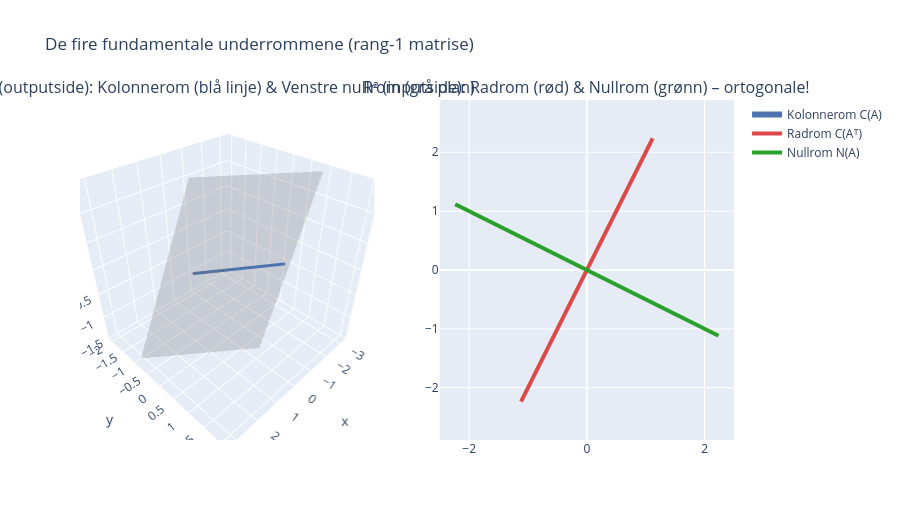

Notebook cell for this chart:
### Markdown cell above
---
## 4. De fire fundamentale underrommene

Dette er kanskje den mest elegante strukturen i lineær algebra. Enhver $m \times n$-matrise $A$ definerer *fire underrom* – to i $\mathbb{R}^n$ (inputsiden) og to i $\mathbb{R}^m$ (outputsiden).

### Oversikt

| Rom | Symbol | Definisjon | Dimensjon | Hvor |
|-----|--------|-----------|-----------|------|
| Kolonnerom | $C(A)$ | Alle $A\mathbf{x}$ | $r$ | $\mathbb{R}^m$ |
| Nullrom | $N(A)$ | Alle $\mathbf{x}$: $A\mathbf{x}=\mathbf{0}$ | $n-r$ | $\mathbb{R}^n$ |
| Radrom | $C(A^T)$ | Alle $A^T\mathbf{y}$ | $r$ | $\mathbb{R}^n$ |
| Venstre nullrom | $N(A^T)$ | Alle $\mathbf{y}$: $A^T\mathbf{y}=\mathbf{0}$ | $m-r$ | $\mathbb{R}^m$ |

### Den store symmetrien

De fire rommene splitter seg i to ortogonakomplementpar:

$$C(A^T) \perp N(A) \quad \text{i } \mathbb{R}^n$$
$$C(A) \perp N(A^T) \quad \text{i } \mathbb{R}^m$$

Dette betyr at inputsiden $\mathbb{R}^n$ er delt inn i to ortogonale rom:
- **Radrommmet** $C(A^T)$: vektorer som "overlever" gjennom $A$ – de bidrar til output
- **Nullrommet** $N(A)$: vektorer som "drukner" – $A$ sender dem til $\mathbf{0}$

Tilsvarende deles outputsiden $\mathbb{R}^m$:
- **Kolonnerommet** $C(A)$: vektorer $A$ *kan* treffe
- **Venstre nullrommet** $N(A^T)$: vektorer $A$ *aldri* kan treffe

### Geometrisk bilde

Tenk på $A$ som en maskin: input-rommet $\mathbb{R}^n$ er delt i to ortogonale biter. Nullrommet slettes. Radrommmet bevares og mappes *injektivt* over til kolonnerommet. Venstre nullrommet er "blinde flekken" – ingen input når dit.

```
        R^n                      R^m
  ┌─────────────┐          ┌─────────────┐
  │  Radrom     │ ─── A ──▶│ Kolonnerom  │
  │  C(A^T)     │          │  C(A)       │
  ├─────────────┤          ├─────────────┤
  │  Nullrom    │ ─── A ──▶│ {0}         │
  │  N(A)       │          │ (venstre    │
  └─────────────┘          │  nullrom)   │
                           └─────────────┘
```

### Code cell
# VISUALISERING: De fire fundamentale underrommene for en 3x2-matrise
# A er 3x2 med rang 1: kolonner er parallelle
# Kolonnerom: 1D (linje i R^3), Nullrom: 1D (linje i R^2)
# Her bruker vi en 3x2 matrise med rang 1 for å se alt tydelig

A = np.array([[1, 2], [2, 4], [1, 2]], dtype=float)  # rang 1
# Kolonnerom: span av (1,2,1) i R^3
# Nullrom: span av (2,-1) i R^2 (siden 2*a1 - 1*a2 = 0... nei, a2 = 2*a1)
# Nullrom: løsning til x1 + 2*x2 = 0 → x = t*(-2, 1)

fig = make_subplots(
    rows=1, cols=2,
    specs=[[{'type': 'scene'}, {'type': 'xy'}]],
    subplot_titles=(
        'R³ (outputside): Kolonnerom (blå linje) & Venstre nullrom (grå plan)',
        'R² (inputside): Radrom (rød) & Nullrom (grønn) – ortogonale!'
    )
)

t = np.linspace(-2.5, 2.5, 60)

# Kolonnerom: linje langs (1,2,1)
col_dir = np.array([1, 2, 1]) / np.linalg.norm([1, 2, 1])
fig.add_trace(go.Scatter3d(
    x=t*col_dir[0], y=t*col_dir[1], z=t*col_dir[2],
    mode='lines', line=dict(color='#4C72B0', width=6),
    name='Kolonnerom C(A)'
), row=1, col=1)

# Venstre nullrom: ortogonalt komplement til kolonnerommet i R^3
# Alle v slik at (1,2,1)·v = 0 → et plan
s_vals = np.linspace(-2, 2, 10)
u_vals = np.linspace(-2, 2, 10)
SV, UV = np.meshgrid(s_vals, u_vals)
# Grunnvektorer i planet: (2,-1,0) og (1,0,-1)
b1 = np.array([2, -1, 0]) / np.linalg.norm([2, -1, 0])
b2 = np.array([1, 0, -1]) / np.linalg.norm([1, 0, -1])
PX = SV * b1[0] + UV * b2[0]
PY = SV * b1[1] + UV * b2[1]
PZ = SV * b1[2] + UV * b2[2]
fig.add_trace(go.Surface(
    x=PX, y=PY, z=PZ,
    opacity=0.25,
    colorscale=[[0, '#888888'], [1, '#888888']],
    showscale=False,
    name='Venstre nullrom N(Aᵀ)'
), row=1, col=1)

# Inputside (R²): Radrom og Nullrom
# Radrom: span av (1,2) (første rad)
# Nullrom: span av (-2,1) – orthogonal til (1,2)
t2 = np.linspace(-2.5, 2.5, 60)
radrom_dir = np.array([1, 2]) / np.linalg.norm([1, 2])
nullrom_dir = np.array([-2, 1]) / np.linalg.norm([-2, 1])

fig.add_trace(go.Scatter(
    x=t2*radrom_dir[0], y=t2*radrom_dir[1],
    mode='lines', line=dict(color='#DD4949', width=4),
    name='Radrom C(Aᵀ)'
), row=1, col=2)

fig.add_trace(go.Scatter(
    x=t2*nullrom_dir[0], y=t2*nullrom_dir[1],
    mode='lines', line=dict(color='#2CA02C', width=4),
    name='Nullrom N(A)'
), row=1, col=2)

fig.update_layout(
    height=520,
    title='De fire fundamentale underrommene (rang-1 matrise)',
    scene=dict(
        xaxis_title='x', yaxis_title='y', zaxis_title='z',
        aspectmode='cube'
    )
)
fig.update_xaxes(range=[-2.5, 2.5], zeroline=True, row=1, col=2)
fig.update_yaxes(range=[-2.5, 2.5], zeroline=True, scaleanchor='x', scaleratio=1, row=1, col=2)
fig.show()

### Figure 1 — Plotly figure (JSON) as saved in the notebook; plotly's stock layout.template omitted (floating-point values rounded to 4 significant figures)
{"data": [{"line": {"color": "#4C72B0", "width": 6}, "mode": "lines", "name": "Kolonnerom C(A)", "x": [-1.021, -0.986, -0.9514, -0.9168, -0.8822, -0.8476, -0.813, -0.7784, -0.7438, -0.7092, -0.6746, -0.6401, -0.6055, -0.5709, -0.5363, -0.5017, -0.4671, -0.4325, -0.3979, -0.3633, -0.3287, -0.2941, -0.2595, -0.2249, -0.1903, -0.1557, -0.1211, -0.08649, -0.0519, -0.0173, 0.0173, 0.0519, 0.08649, 0.1211, 0.1557, 0.1903, 0.2249, 0.2595, 0.2941, 0.3287, 0.3633, 0.3979, 0.4325, 0.4671, 0.5017, 0.5363, 0.5709, 0.6055, 0.6401, 0.6746, 0.7092, 0.7438, 0.7784, 0.813, 0.8476, 0.8822, 0.9168, 0.9514, 0.986, 1.021], "y": [-2.041, -1.972, -1.903, -1.834, -1.764, -1.695, -1.626, -1.557, -1.488, -1.418, -1.349, -1.28, -1.211, -1.142, -1.073, -1.003, -0.9341, -0.8649, -0.7957, -0.7265, -0.6573, -0.5882, -0.519, -0.4498, -0.3806, -0.3114, -0.2422, -0.173, -0.1038, -0.0346, 0.0346, 0.1038, 0.173, 0.2422, 0.3114, 0.3806, 0.4498, 0.519, 0.5882, 0.6573, 0.7265, 0.7957, 0.8649, 0.9341, 1.003, 1.073, 1.142, 1.211, 1.28, 1.349, 1.418, 1.488, 1.557, 1.626, 1.695, 1.764, 1.834, 1.903, 1.972, 2.041], "z": [-1.021, -0.986, -0.9514, -0.9168, -0.8822, -0.8476, -0.813, -0.7784, -0.7438, -0.7092, -0.6746, -0.6401, -0.6055, -0.5709, -0.5363, -0.5017, -0.4671, -0.4325, -0.3979, -0.3633, -0.3287, -0.2941, -0.2595, -0.2249, -0.1903, -0.1557, -0.1211, -0.08649, -0.0519, -0.0173, 0.0173, 0.0519, 0.08649, 0.1211, 0.1557, 0.1903, 0.2249, 0.2595, 0.2941, 0.3287, 0.3633, 0.3979, 0.4325, 0.4671, 0.5017, 0.5363, 0.5709, 0.6055, 0.6401, 0.6746, 0.7092, 0.7438, 0.7784, 0.813, 0.8476, 0.8822, 0.9168, 0.9514, 0.986, 1.021], "type": "scatter3d", "scene": "scene"}, {"colorscale": [[0, "#888888"], [1, "#888888"]], "name": "Venstre nullrom N(Aᵀ)", "opacity": 0.25, "showscale": false, "x": [[-3.203, -2.806, -2.408, -2.01, -1.613, -1.215, -0.8179, -0.4204, -0.02288, 0.3746], [-2.889, -2.491, -2.094, -1.696, -1.299, -0.9012, -0.5037, -0.1061, 0.2914, 0.6889], [-2.575, -2.177, -1.779, -1.382, -0.9844, -0.5869, -0.1894, 0.2081, 0.6057, 1.003], [-2.26, -1.863, -1.465, -1.068, -0.6702, -0.2726, 0.1249, 0.5224, 0.9199, 1.317], [-1.946, -1.548, -1.151, -0.7534, -0.3559, 0.04163, 0.4391, 0.8367, 1.234, 1.632], [-1.632, -1.234, -0.8367, -0.4391, -0.04163, 0.3559, 0.7534, 1.151, 1.548, 1.946], [-1.317, -0.9199, -0.5224, -0.1249, 0.2726, 0.6702, 1.068, 1.465, 1.863, 2.26], [-1.003, -0.6057, -0.2081, 0.1894, 0.5869, 0.9844, 1.382, 1.779, 2.177, 2.575], [-0.6889, -0.2914, 0.1061, 0.5037, 0.9012, 1.299, 1.696, 2.094, 2.491, 2.889], [-0.3746, 0.02288, 0.4204, 0.8179, 1.215, 1.613, 2.01, 2.408, 2.806, 3.203]], "y": [[0.8944, 0.6957, 0.4969, 0.2981, 0.09938, -0.09938, -0.2981, -0.4969, -0.6957, -0.8944], [0.8944, 0.6957, 0.4969, 0.2981, 0.09938, -0.09938, -0.2981, -0.4969, -0.6957, -0.8944], [0.8944, 0.6957, 0.4969, 0.2981, 0.09938, -0.09938, -0.2981, -0.4969, -0.6957, -0.8944], [0.8944, 0.6957, 0.4969, 0.2981, 0.09938, -0.09938, -0.2981, -0.4969, -0.6957, -0.8944], [0.8944, 0.6957, 0.4969, 0.2981, 0.09938, -0.09938, -0.2981, -0.4969, -0.6957, -0.8944], [0.8944, 0.6957, 0.4969, 0.2981, 0.09938, -0.09938, -0.2981, -0.4969, -0.6957, -0.8944], [0.8944, 0.6957, 0.4969, 0.2981, 0.09938, -0.09938, -0.2981, -0.4969, -0.6957, -0.8944], [0.8944, 0.6957, 0.4969, 0.2981, 0.09938, -0.09938, -0.2981, -0.4969, -0.6957, -0.8944], [0.8944, 0.6957, 0.4969, 0.2981, 0.09938, -0.09938, -0.2981, -0.4969, -0.6957, -0.8944], [0.8944, 0.6957, 0.4969, 0.2981, 0.09938, -0.09938, -0.2981, -0.4969, -0.6957, -0.8944]], "z": [[1.414, 1.414, 1.414, 1.414, 1.414, 1.414, 1.414, 1.414, 1.414, 1.414], [1.1, 1.1, 1.1, 1.1, 1.1, 1.1, 1.1, 1.1, 1.1, 1.1], [0.7857, 0.7857, 0.7857, 0.7857, 0.7857, 0.7857, 0.7857, 0.7857, 0.7857, 0.7857], [0.4714, 0.4714, 0.4714, 0.4714, 0.4714, 0.4714, 0.4714, 0.4714, 0.4714, 0.4714], [0.1571, 0.1571, 0.1571, 0.1571, 0.1571, 0.1571, 0.1571, 0.1571, 0.1571, 0.1571], [-0.1571, -0.1571, -0.1571, -0.1571, -0.1571, -0.1571, -0.1571, -0.1571, -0.1571, -0.1571], [-0.4714, -0.4714, -0.4714, -0.4714, -0.4714, -0.4714, -0.4714, -0.4714, -0.4714, -0.4714], [-0.7857, -0.7857, -0.7857, -0.7857, -0.7857, -0.7857, -0.7857, -0.7857, -0.7857, -0.7857], [-1.1, -1.1, -1.1, -1.1, -1.1, -1.1, -1.1, -1.1, -1.1, -1.1], [-1.414, -1.414, -1.414, -1.414, -1.414, -1.414, -1.414, -1.414, -1.414, -1.414]], "type": "surface", "scene": "scene"}, {"line": {"color": "#DD4949", "width": 4}, "mode": "lines", "name": "Radrom C(Aᵀ)", "x": [-1.118, -1.08, -1.042, -1.004, -0.9664, -0.9285, -0.8906, -0.8527, -0.8148, -0.7769, -0.739, -0.7011, -0.6632, -0.6253, -0.5874, -0.5495, -0.5116, -0.4737, -0.4358, -0.3979, -0.36, -0.3221, -0.2842, -0.2463, -0.2084, -0.1705, -0.1326, -0.09475, -0.05685, -0.01895, 0.01895, 0.05685, 0.09475, 0.1326, 0.1705, 0.2084, 0.2463, 0.2842, 0.3221, 0.36, 0.3979, 0.4358, 0.4737, 0.5116, 0.5495, 0.5874, 0.6253, 0.6632, 0.7011, 0.739, 0.7769, 0.8148, 0.8527, 0.8906, 0.9285, 0.9664, 1.004, 1.042, 1.08, 1.118], "y": [-2.236, -2.16, -2.084, -2.009, -1.933, -1.857, -1.781, -1.705, -1.63, -1.554, -1.478, -1.402, -1.326, -1.251, -1.175, -1.099, -1.023, -0.9475, -0.8717, -0.7959, -0.7201, -0.6443, -0.5685, -0.4927, -0.4169, -0.3411, -0.2653, -0.1895, -0.1137, -0.0379, 0.0379, 0.1137, 0.1895, 0.2653, 0.3411, 0.4169, 0.4927, 0.5685, 0.6443, 0.7201, 0.7959, 0.8717, 0.9475, 1.023, 1.099, 1.175, 1.251, 1.326, 1.402, 1.478, 1.554, 1.63, 1.705, 1.781, 1.857, 1.933, 2.009, 2.084, 2.16, 2.236], "type": "scatter", "xaxis": "x", "yaxis": "y"}, {"line": {"color": "#2CA02C", "width": 4}, "mode": "lines", "name": "Nullrom N(A)", "x": [2.236, 2.16, 2.084, 2.009, 1.933, 1.857, 1.781, 1.705, 1.63, 1.554, 1.478, 1.402, 1.326, 1.251, 1.175, 1.099, 1.023, 0.9475, 0.8717, 0.7959, 0.7201, 0.6443, 0.5685, 0.4927, 0.4169, 0.3411, 0.2653, 0.1895, 0.1137, 0.0379, -0.0379, -0.1137, -0.1895, -0.2653, -0.3411, -0.4169, -0.4927, -0.5685, -0.6443, -0.7201, -0.7959, -0.8717, -0.9475, -1.023, -1.099, -1.175, -1.251, -1.326, -1.402, -1.478, -1.554, -1.63, -1.705, -1.781, -1.857, -1.933, -2.009, -2.084, -2.16, -2.236], "y": [-1.118, -1.08, -1.042, -1.004, -0.9664, -0.9285, -0.8906, -0.8527, -0.8148, -0.7769, -0.739, -0.7011, -0.6632, -0.6253, -0.5874, -0.5495, -0.5116, -0.4737, -0.4358, -0.3979, -0.36, -0.3221, -0.2842, -0.2463, -0.2084, -0.1705, -0.1326, -0.09475, -0.05685, -0.01895, 0.01895, 0.05685, 0.09475, 0.1326, 0.1705, 0.2084, 0.2463, 0.2842, 0.3221, 0.36, 0.3979, 0.4358, 0.4737, 0.5116, 0.5495, 0.5874, 0.6253, 0.6632, 0.7011, 0.739, 0.7769, 0.8148, 0.8527, 0.8906, 0.9285, 0.9664, 1.004, 1.042, 1.08, 1.118], "type": "scatter", "xaxis": "x", "yaxis": "y"}], "layout": {"scene": {"domain": {"x": [0.0, 0.45], "y": [0.0, 1.0]}, "xaxis": {"title": {"text": "x"}}, "yaxis": {"title": {"text": "y"}}, "zaxis": {"title": {"text": "z"}}, "aspectmode": "cube"}, "xaxis": {"anchor": "y", "domain": [0.55, 1.0], "range": [-2.5, 2.5], "zeroline": true}, "yaxis": {"anchor": "x", "domain": [0.0, 1.0], "range": [-2.5, 2.5], "zeroline": true, "scaleanchor": "x", "scaleratio": 1}, "annotations": [{"font": {"size": 16}, "showarrow": false, "text": "R³ (outputside): Kolonnerom (blå linje) & Venstre nullrom (grå plan)", "x": 0.225, "xanchor": "center", "xref": "paper", "y": 1.0, "yanchor": "bottom", "yref": "paper"}, {"font": {"size": 16}, "showarrow": false, "text": "R² (inputside): Radrom (rød) & Nullrom (grønn) – ortogonale!", "x": 0.775, "xanchor": "center", "xref": "paper", "y": 1.0, "yanchor": "bottom", "yref": "paper"}], "height": 520, "title": {"text": "De fire fundamentale underrommene (rang-1 matrise)"}}}
